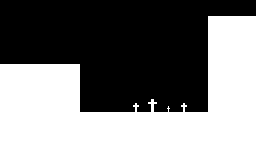

The image is a tile-based game level rendered from a .tmx file. Its description and complete source (layers, tilesets, objects, tile grids) follow:
An orthogonal 16x9 tile map with 16x16 px tiles, 2 tile layers (collision, decoration) and 1 object.

<map version="1.2" tiledversion="1.3.1" orientation="orthogonal" renderorder="right-down" compressionlevel="-1" width="16" height="9" tilewidth="16" tileheight="16" infinite="0" nextlayerid="4" nextobjectid="2">
 <tileset firstgid="1" name="wombatSmoke" tilewidth="16" tileheight="16" tilecount="16" columns="4">
  <image source="../img/wombatSmoke.png" width="64" height="64" />
 </tileset>
 <layer id="1" name="collision" width="16" height="9">
  <data encoding="csv">
0,0,0,0,0,0,0,0,0,0,0,0,0,0,0,0,
0,0,0,0,0,0,0,0,0,0,0,0,0,1,1,1,
0,0,0,0,0,0,0,0,0,0,0,0,0,1,1,1,
0,0,0,0,0,0,0,0,0,0,0,0,0,1,1,1,
1,1,1,1,1,0,0,0,0,0,0,0,0,1,1,1,
1,1,1,1,1,0,0,0,0,0,0,0,0,1,1,1,
1,1,1,1,1,0,0,0,0,0,0,0,0,1,1,1,
1,1,1,1,1,1,1,1,1,1,1,1,1,1,1,1,
1,1,1,1,1,1,1,1,1,1,1,1,1,1,1,1
</data>
 </layer>
 <layer id="2" name="decoration" width="16" height="9">
  <data encoding="csv">
0,0,0,0,0,0,0,0,0,0,0,0,0,0,0,0,
0,0,0,0,0,0,0,0,0,0,0,0,0,0,0,0,
0,0,0,0,0,0,0,0,0,0,0,0,0,0,0,0,
0,0,0,0,0,0,0,0,0,0,0,0,0,0,0,0,
0,0,0,0,0,0,0,0,0,0,0,0,0,0,0,0,
0,0,0,0,0,0,0,0,0,0,0,0,0,0,0,0,
0,0,0,0,0,0,0,0,2,3,4,2,0,0,0,0,
0,0,0,0,0,0,0,0,0,0,0,0,0,0,0,0,
0,0,0,0,0,0,0,0,0,0,0,0,0,0,0,0
</data>
 </layer>
 <objectgroup id="3" name="spawn">
  <object id="1" gid="5" x="32" y="64" width="16" height="16" />
 </objectgroup>
</map>
